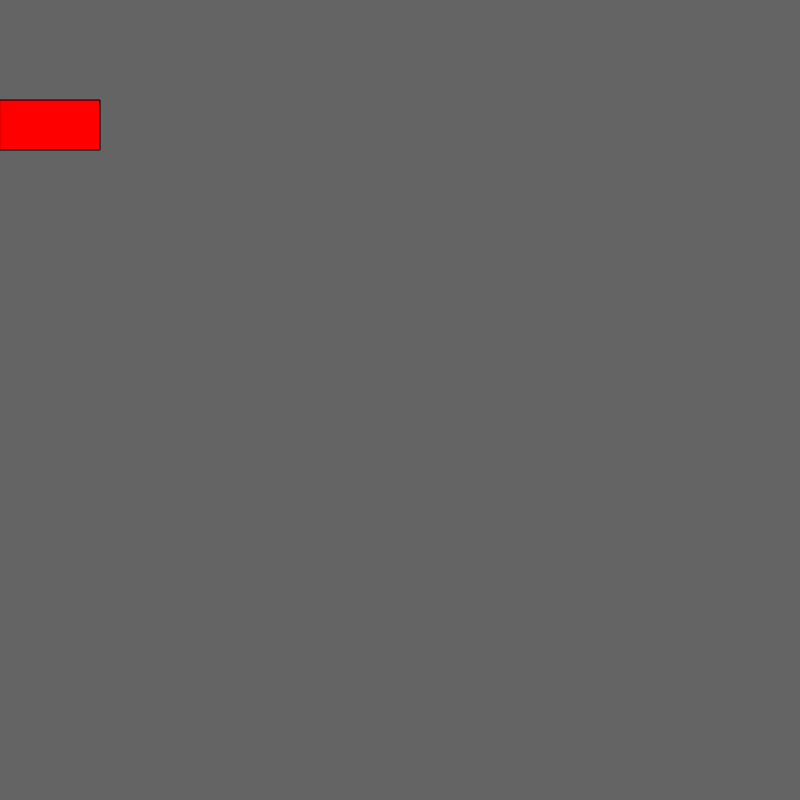
Frame 1 (no input)
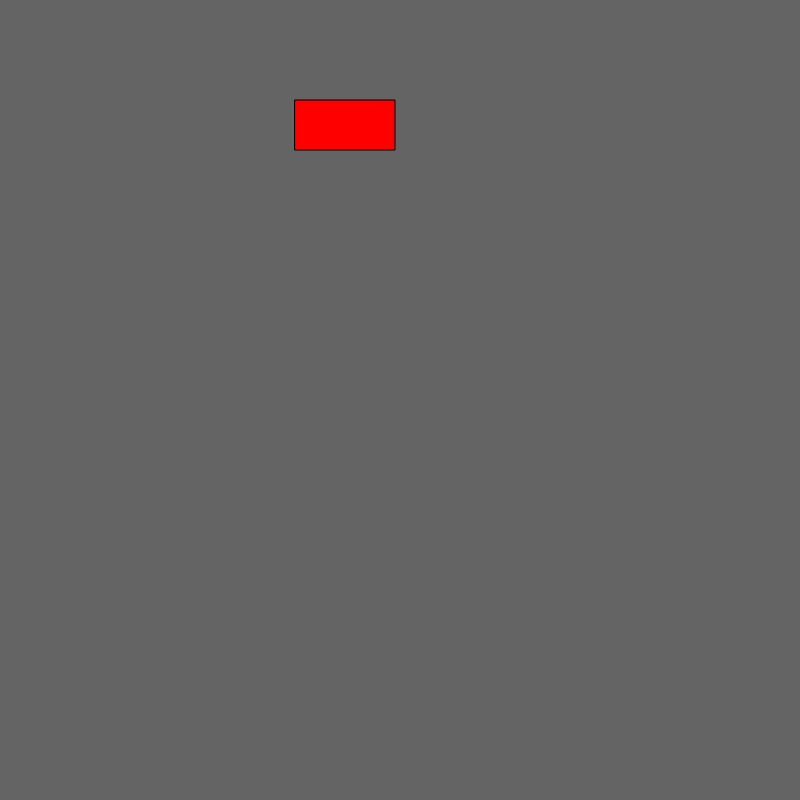
Frame 60 (no input)
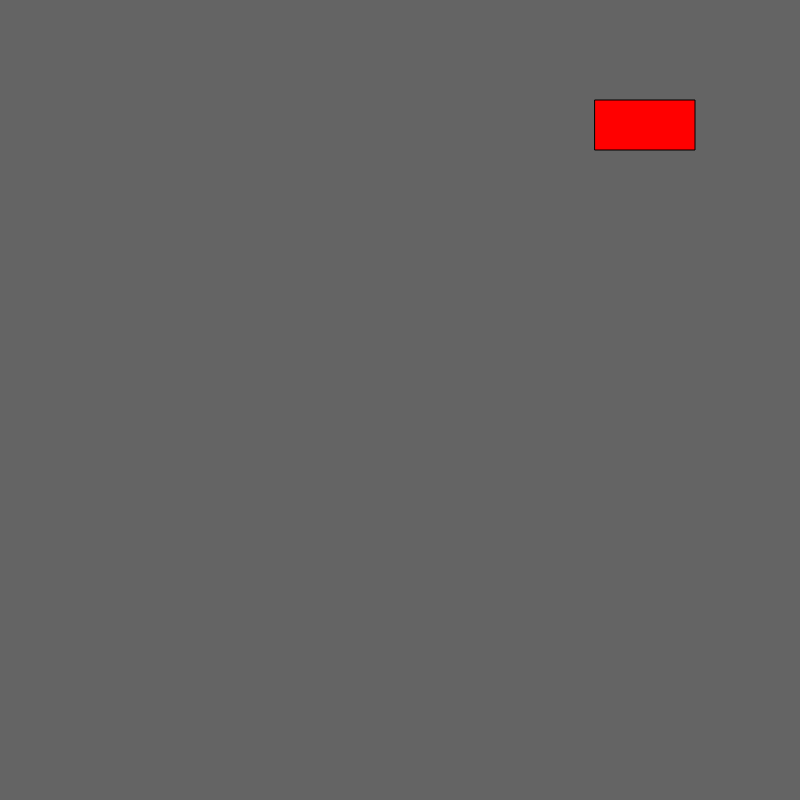
Frame 120 (the mouse pressed at the canvas centre since frame 60)

The p5.js sketch that drew these frames (run headless with seeded random() and noise() and a simulated clock; from frame 60 on, the mouse is pressed at the canvas centre):

// p5.js sketch
// ── sketch.js
var x = 0 ;

function setup() {
  // put setup code here
  createCanvas(800, 800);
}

function draw() {
  // put drawing code here
  background(100);

  fill('red');
  rect(x, 100, 100, 50);
  x = x + 5 ;
  if (x > width) {
    x = 0;
  }
}
